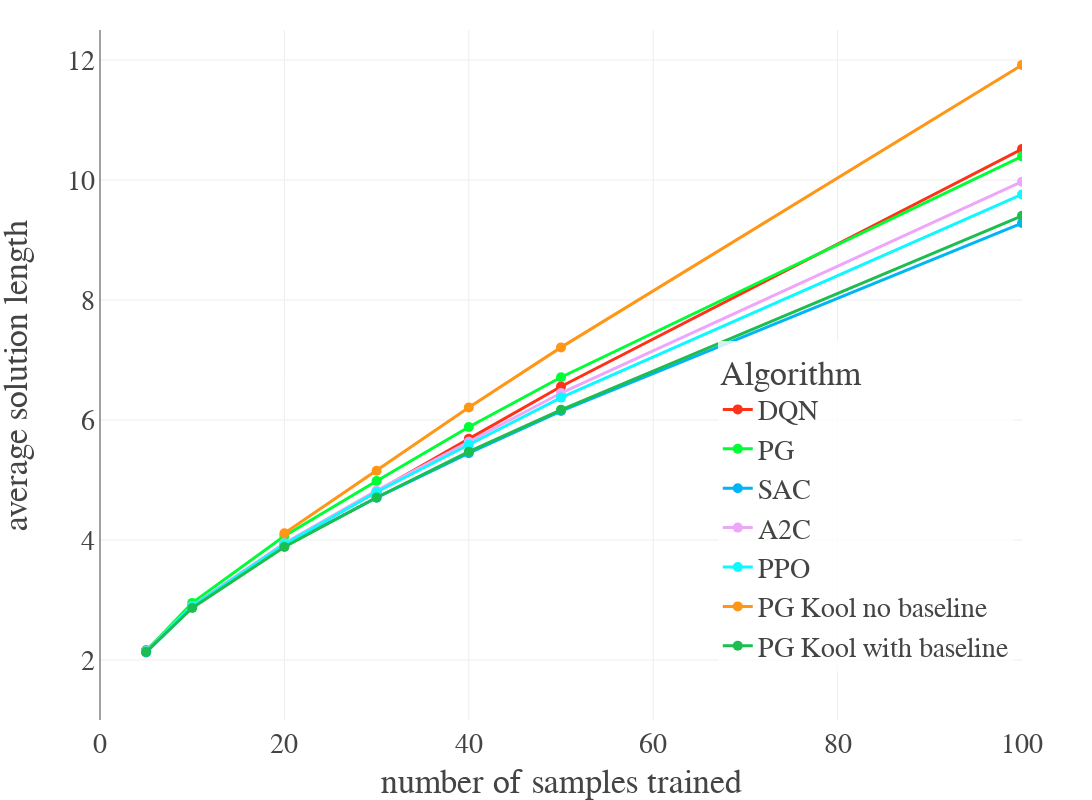

The cell this chart's notebook holds for it:
### Code cell
# https://plotly.com/python/plot-data-from-csv/
# https://stackoverflow.com/questions/64500472/plot-multiple-pandas-dataframes-in-one-graph-python-plotly
import plotly.express as px
import plotly.graph_objects as go
import plotly.io as pio
pio.kaleido.scope.mathjax = None # https://github.com/plotly/plotly.py/issues/3469

fig = go.Figure()
for i, (name, df) in enumerate(zip(plot_names, plot_dfs)):
    if "Kool" in name:
        fig = fig.add_trace(go.Scatter(x = df[x_df_label][::kool_thinning] * x_mult, # 40
                                   y = df[y_df_labels[i]][::kool_thinning], 
                                   name = name,
                                   marker=dict(size=marker_size),
                                   line=dict(width=3))) # , marker=dict(size=10)
    else:
        fig = fig.add_trace(go.Scatter(x = df[x_df_label][::1] * x_mult,
                                   y = df[y_df_labels[i]][::1], 
                                   name = name,
                                   marker=dict(size=marker_size),
                                   line=dict(width=3)))

fig.update_layout(
    font_family="libertine",
    font_size=28,
    autosize=False,
    width=2000,
    height=800,
    margin=dict(
        l=100,
        r=70,
        b=80,
        t=30,
        pad=4
    ),
    yaxis=dict(
        title_text=y_display_label,
        type="linear" if is_reward_plot else y_type,
        range=(min_y, max_y), 
        rangemode="tozero",
        #tickformat='.0e',
        
        #ticktext=["-0.1", "-1", "-10", "-100", "-1000", "-10k", "-100k", "-1M", "-10M"],
        #tickvals=[0.1, 1, 10, 100, 1000, 10000, 100000, 1000000, 10000000],
        #tickmode="array",
        #titlefont=dict(size=30),
    ),
    xaxis=dict(
        title_text=x_display_label,
        range=None if is_reward_plot else (min_x, max_x), # x_mult*df[x_df_label].iloc[-1]
        rangemode="tozero",
        #ticktext=["Very long label", "long label", "3", "label"],
        #tickvals=[1, 2, 3, 4],
        #tickmode="array",
        #titlefont=dict(size=30),
    ),
    title=dict(
        #text=title,
    ),
    legend=dict(
        yanchor="top",
        y=legend_y, # 84   6
        xanchor="right",
        x=legend_x, #0.99,
        bgcolor='rgba(255,255,255,0.8)'
    ),
    legend_title_text=figure_meta['legend_title'],
    #paper_bgcolor="LightSteelBlue",
)
# https://plotly.com/python/horizontal-vertical-shapes/
if tsp_lines:
    fig.add_hline(y=10.43, line_dash="dot", annotation_text="random", annotation_position="bottom right")
    fig.add_hline(y=3.84, line_dash="dot", annotation_text="optimal", annotation_position="bottom right")
    
if op_lines:
    fig.add_hline(y=1.58, line_dash="dot", annotation_text="random", annotation_position="bottom right")
    fig.add_hline(y=5.39, line_dash="dot", annotation_text="optimal", annotation_position="bottom right")

#fig.add_hline(y=3.84, line_dash="dot", annotation_text="optimal (20)", annotation_position="bottom right")
#fig.add_hline(y=5.70, line_dash="dot", annotation_text="optimal (50)", annotation_position="bottom right")
#fig.add_hline(y=7.76, line_dash="dot", annotation_text="optimal (100)", annotation_position="bottom right")

fig.show()
fig.write_image("figures/" + figure_meta['plot_filename'] + ".pdf")

with open("figure_metas/" + figure_meta['plot_filename'] + ".json", "w") as fp:
    json.dump(figure_meta,fp)

### Figure 1 — Plotly figure (JSON) as saved in the notebook; plotly's stock layout.template omitted (floating-point values rounded to 4 significant figures)
{"data": [{"line": {"width": 3}, "marker": {"size": 10}, "name": "DQN", "type": "scatter", "x": [5, 10, 20, 30, 40, 50, 100], "y": [2.163, 2.896, 3.929, 4.811, 5.686, 6.558, 10.51]}, {"line": {"width": 3}, "marker": {"size": 10}, "name": "PG", "type": "scatter", "x": [5, 10, 20, 30, 40, 50, 100], "y": [2.15, 2.952, 4.067, 4.983, 5.883, 6.712, 10.39]}, {"line": {"width": 3}, "marker": {"size": 10}, "name": "SAC", "type": "scatter", "x": [5, 10, 20, 30, 40, 50, 100], "y": [2.124, 2.883, 3.898, 4.705, 5.447, 6.15, 9.283]}, {"line": {"width": 3}, "marker": {"size": 10}, "name": "A2C", "type": "scatter", "x": [5, 10, 20, 30, 40, 50, 100], "y": [2.147, 2.901, 3.945, 4.825, 5.638, 6.45, 9.972]}, {"line": {"width": 3}, "marker": {"size": 10}, "name": "PPO", "type": "scatter", "x": [5, 10, 20, 30, 40, 50, 100], "y": [2.147, 2.892, 3.929, 4.8, 5.588, 6.374, 9.759]}, {"line": {"width": 3}, "marker": {"size": 10}, "name": "PG Kool no baseline", "type": "scatter", "x": [20, 30, 40, 50, 100], "y": [4.112, 5.155, 6.209, 7.21, 11.92]}, {"line": {"width": 3}, "marker": {"size": 10}, "name": "PG Kool with baseline", "type": "scatter", "x": [5, 10, 20, 30, 40, 50, 100], "y": [2.134, 2.867, 3.883, 4.708, 5.472, 6.17, 9.403]}], "layout": {"autosize": false, "font": {"family": "libertine", "size": 28}, "height": 800, "legend": {"bgcolor": "rgba(255,255,255,0.8)", "title": {"text": "Algorithm"}, "x": 0.99, "xanchor": "right", "y": 0.55, "yanchor": "top"}, "margin": {"b": 80, "l": 100, "pad": 4, "r": 70, "t": 30}, "width": 2000, "xaxis": {"range": [0, 100], "rangemode": "tozero", "title": {"text": "number of samples trained"}}, "yaxis": {"range": [1, 12.5], "rangemode": "tozero", "title": {"text": "average solution length"}, "type": "linear"}}}
